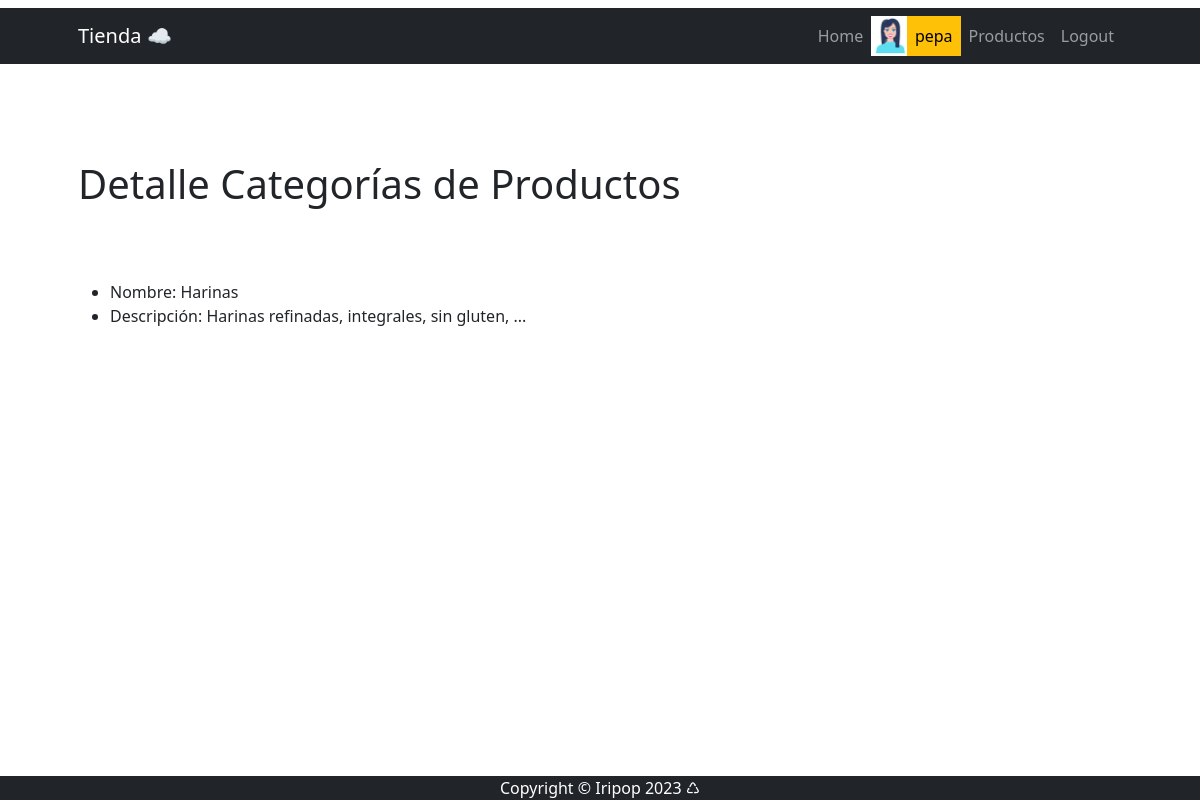
The app's page /productocategoria/detail/5 (signed in) with its own data.
### apps/venta/models.py (models this page shows, shortened)
class Vendedor(models.Model):
    usuario = models.OneToOneField(User, on_delete=models.CASCADE, related_name="vendedor")
    celular = models.CharField(max_length=50)
    avatar = models.ImageField(upload_to="avatares", blank=True, null=True)
    class Meta:
        verbose_name_plural = "Vendedores"

### apps/producto/models.py (models this page shows, shortened)
class ProductoCategoria(models.Model):
    nombre = models.CharField(max_length=200, unique=True)
    descripcion = models.CharField(
        max_length=250, null=True, blank=True, verbose_name="descripción")
    class Meta:
        verbose_name = "categoría de productos"
        verbose_name_plural = "categorías de productos"

### apps/producto/views.py (the view)
# urls.py: path("productocategoria/detail/<int:pk>", views.ProductoCategoriaDetail.as_view(), name="productocategoria_detail"),
class ProductoCategoriaDetail(DetailView):
    model = models.ProductoCategoria

### apps/producto/templates/producto/productocategoria_detail.html
{% extends 'producto/index.html' %}
{% block INDEX_TITULO %}
    Detalle Categorías de Productos
{% endblock INDEX_TITULO %}
{% block INDEX_CONTENIDO %}
    <ul>
        <li>Nombre: {{ object.nombre }} </li>
        <li>Descripción: {{ object.descripcion }} </li>
    </ul>
{% endblock INDEX_CONTENIDO %}

### apps/CORE/templates/CORE/navbar.html (shortened to what this page needs)
{% load static %}
<nav class="navbar navbar-expand-lg navbar-dark bg-dark">
    <div class="container px-5">
        <a class="navbar-brand" href="{% url 'Home:home' %}">Tienda &#9729;</a>
        <div class="collapse navbar-collapse" id="navbarSupportedContent">
            <ul class="navbar-nav ms-auto mb-2 mb-lg-0">
                <li class="nav-item"><a class="nav-link {% if request.path == "/" %} active  {% endif %}" aria-current="page" href="{% url 'Home:home' %}">Home</a></li>
                {% if user.is_authenticated %}
                    {% if user.vendedor.avatar.url %}
                        <li class="nav-item"> <img src="{{ user.vendedor.avatar.url }}" alt="avatar" class="" style="height: 40px;"></li>
                    {% else %}
                        <li class="nav-item"> <img src="{% static 'venta/avatar2.png'%}" alt="avatar" class="" style="height: 37px;"></li>
                    {% endif %}
                    <li class="nav-item"><a class="nav-link text-bg-warning">{{ user.username }}</a></li>
                    <li class="nav-item"><a class="nav-link {% if request.path == "/producto/" %} active  {% endif %}" href="{% url 'producto:home' %}">Productos</a></li>
                    <li class="nav-item"><a class="nav-link {% if request.path == "/logout/" %} active  {% endif %}" href="{% url 'Home:logout' %}">Logout</a></li>
                {% else %}
                    <li class="nav-item"><a class="nav-link {% if request.path == "/about/" %} active  {% endif %}" href="{% url 'Home:about' %}">Acerca de mí</a></li>
                    <li class="nav-item"><a class="nav-link text-warning {% if request.path == "/login/" %} active {% endif %}" href="{% url 'Home:login' %}">Login</a></li>
                {% endif %}
            </ul>
        </div>
    </div>
</nav>

### records on screen
ProductoCategoria: nombre "Harinas", descripcion "Harinas refinadas, integrales, sin gluten, ..."

### other values on screen
{{ user.username }} "pepa"
